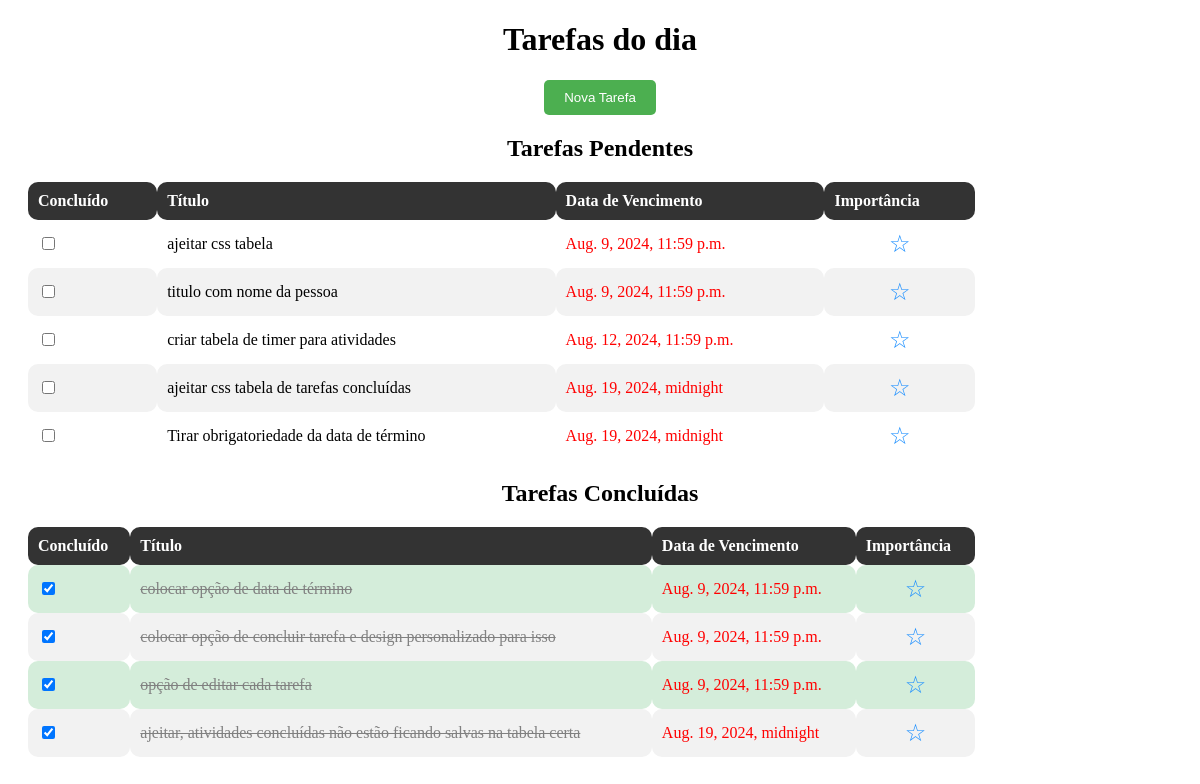
The page /todo/notes/ on the database as committed earlier.
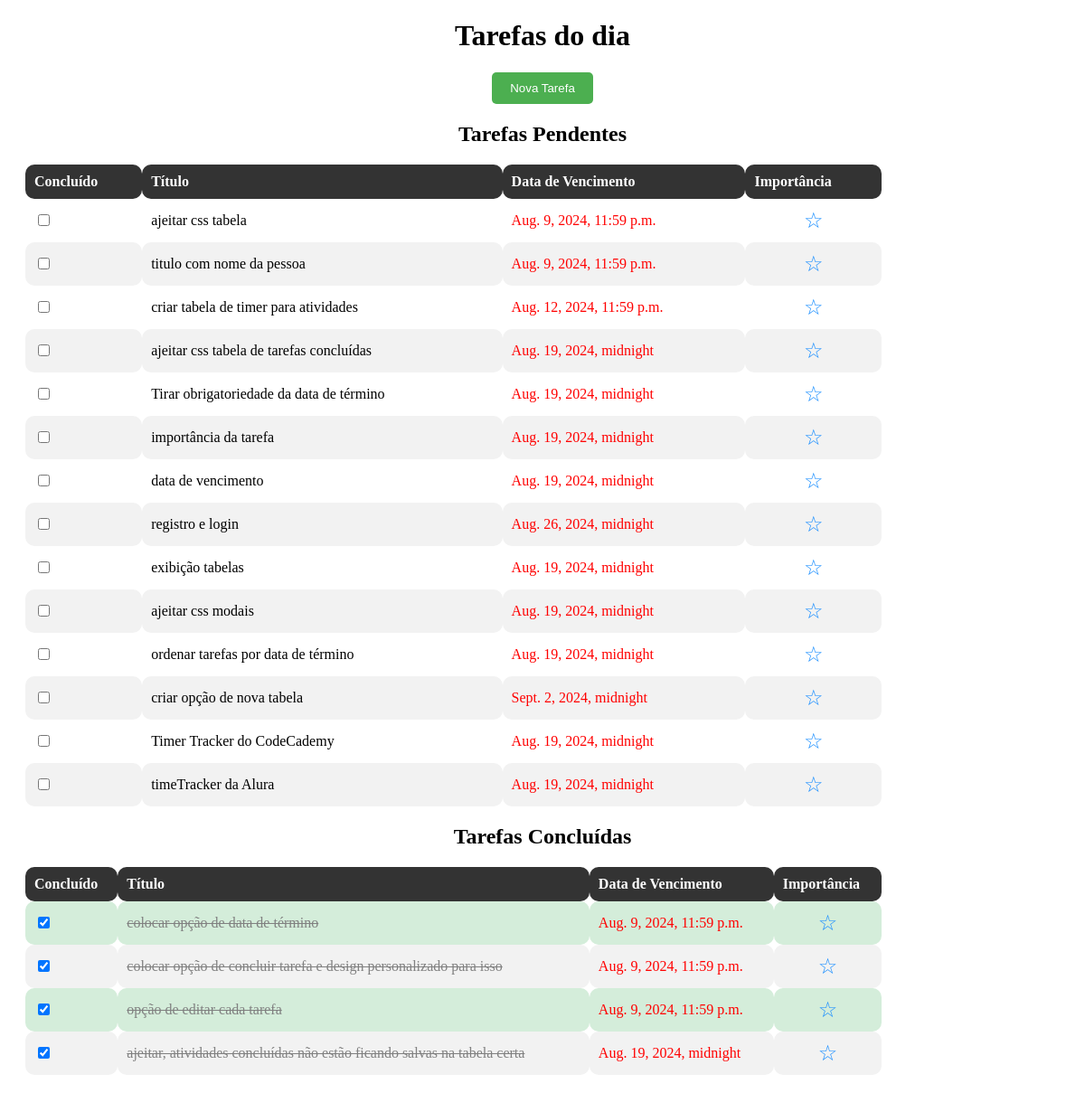
The same page on the database as committed later.
### todo/models.py (models this page shows, shortened)
class Note(models.Model):
    name_task = models.CharField(max_length=50)
    description = models.CharField(default=None,max_length= 300)
    created_date = models.DateField(auto_now=False, auto_now_add=True)
    end_date = models.DateTimeField(default=default_end_date)
    completed = models.BooleanField(default=False)

### todo/views.py (the view)
# urls.py: path('notes/', notes, name='notes'),
def notes(request):
    pending_notes = Note.objects.filter(completed=False)
    completed_notes = Note.objects.filter(completed=True)
    return render(request, 'notes.html', {'pending_notes': pending_notes, 'completed_notes': completed_notes})

### todo/templates/notes.html (shortened to what this page needs)
<!DOCTYPE html>
<html>
<head>
    {% load static %}
    <link rel="stylesheet" type="text/css" href="{% static 'todo/css/styles.css' %}">
</head>
<body>
    <header class="header">
        <h1 class="tarefas-joao-title">Tarefas do dia</h1>
        <button id="myBtn" class="btn">Nova Tarefa</button>
    </header>
    <h2>Tarefas Pendentes</h2>
    <table id="pendingTasksTable">
        <thead>
            <tr>
                <th>Concluído</th>
                <th>Título</th>
                <th>Data de Vencimento</th>
                <th>Importância</th>
            </tr>
        </thead>
        <tbody>
            {% for note in pending_notes %}
            <tr class="task-row" data-id="{{ note.id }}" data-title="{{ note.name_task }}" data-description="{{ note.description }}" data-duedate="{{ note.end_date }}">
                <td>
                    <form method="POST" action="{% url 'toggle_completion' note.id %}">
                        <input type="checkbox" class="complete-checkbox" onchange="this.form.submit()" {% if note.completed %}checked{% endif %}>
                    </form>
                </td>
                <td>{{ note.name_task }}</td>
                <td class="due-date" style="color:red">{{ note.end_date }}</td>
                <td class="important"><span class="star">☆</span></td>
            </tr>
            {% endfor %}
        </tbody>
    </table>
    <h2>Tarefas Concluídas</h2>
    <table id="completedTasksTable">
        <thead>
            <tr>
                <th>Concluído</th>
                <th>Título</th>
                <th>Data de Vencimento</th>
                <th>Importância</th>
            </tr>
        </thead>
        <tbody>
            {% for note in completed_notes %}
            <tr class="task-row task-completed" data-id="{{ note.id }}" data-title="{{ note.name_task }}" data-description="{{ note.description }}" data-duedate="{{ note.end_date }}">
                <td>
                    <form method="POST" action="{% url 'toggle_completion' note.id %}">
                        <input type="checkbox" class="complete-checkbox" onchange="this.form.submit()" checked>
                    </form>
                </td>
                <td class="completed">{{ note.name_task }}</td>
                <td class="due-date" style="color:red">{{ note.end_date }}</td>
                <td class="important"><span class="star">☆</span></td>
            </tr>
            {% endfor %}
        </tbody>
    </table>
</body>
</html>

### todo/static/todo/css/styles.css (style rules this page uses)
.btn { background-color: #4CAF50; color: white; padding: 10px 20px; border: none; border-radius: 5px; cursor: pointer; transition: background-color 0.3s ease; }
table { border-collapse: collapse; margin-top: 20px; padding: 20px; margin: 20px; width: 80%; }
th, td { padding: 10px; border-radius: 10px; }
th { background-color: #333; color: white; text-align: left; }
tr:nth-child(even) { background-color: #f2f2f2; }
.important { text-align: center; }
.important .star { font-size: 24px; color: #1E90FF; cursor: pointer; transition: color 0.3s ease; }
.due-date { color: red; }
header { text-align: center; }
.completed { text-decoration: line-through; color: gray; }
.task-completed { background-color: #d4edda; }
h2 { text-align: center; }

Rows that differ between the two databases and show on the page:
added Note: name_task "importância da tarefa", end_date "Aug. 19, 2024, midnight", shown under "Tarefas Pendentes"
added Note: name_task "data de vencimento", end_date "Aug. 19, 2024, midnight", shown under "Tarefas Pendentes"
added Note: name_task "registro e login", end_date "Aug. 26, 2024, midnight", shown under "Tarefas Pendentes"
added Note: name_task "exibição tabelas", end_date "Aug. 19, 2024, midnight", shown under "Tarefas Pendentes"
added Note: name_task "ajeitar css modais", end_date "Aug. 19, 2024, midnight", shown under "Tarefas Pendentes"
added Note: name_task "ordenar tarefas por data de término", end_date "Aug. 19, 2024, midnight", shown under "Tarefas Pendentes"
added Note: name_task "criar opção de nova tabela", end_date "Sept. 2, 2024, midnight", shown under "Tarefas Pendentes"
added Note: name_task "Timer Tracker do CodeCademy", end_date "Aug. 19, 2024, midnight", shown under "Tarefas Pendentes"
added Note: name_task "timeTracker da Alura", end_date "Aug. 19, 2024, midnight", shown under "Tarefas Pendentes"
